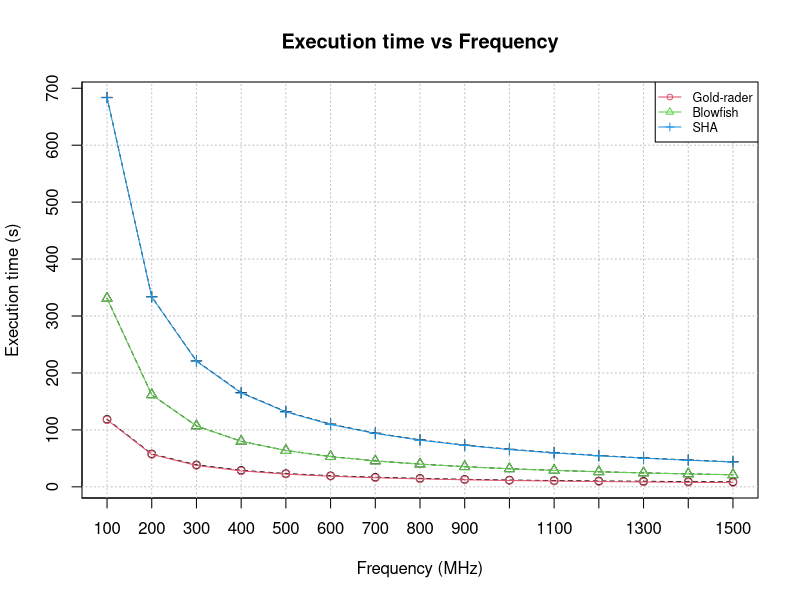
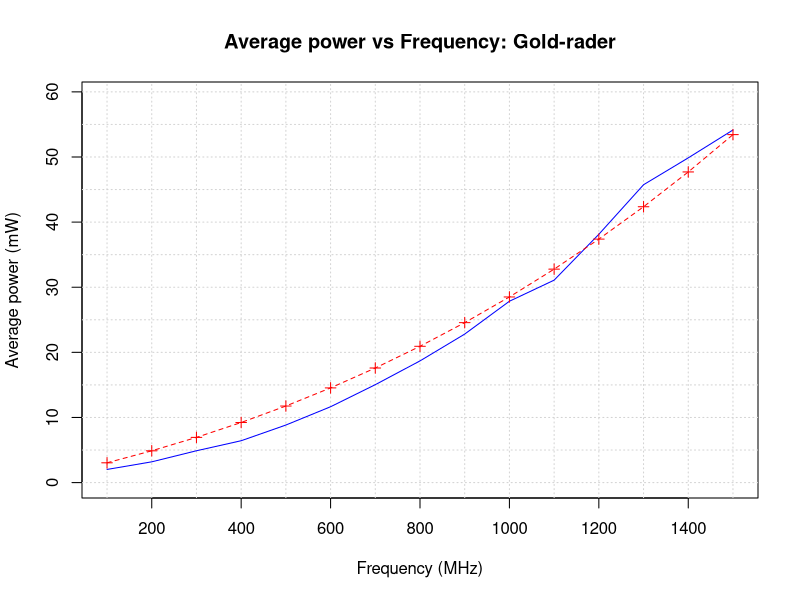
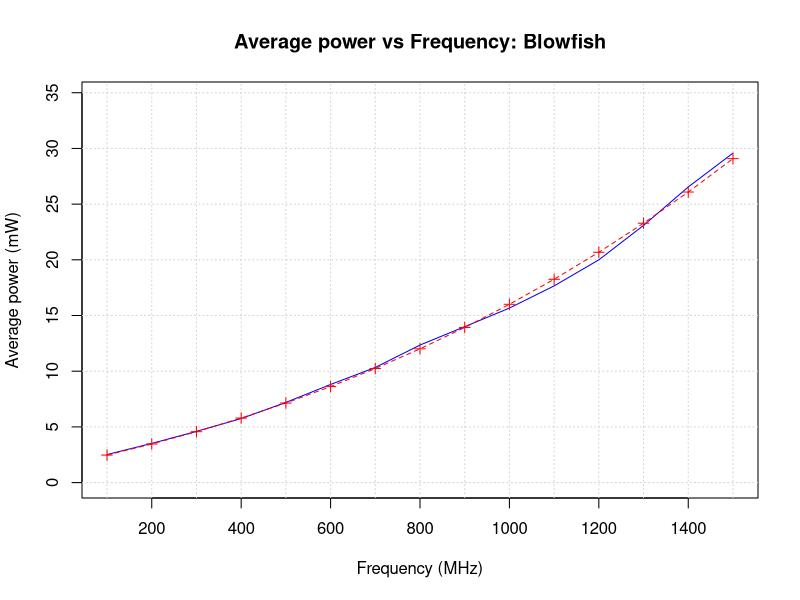
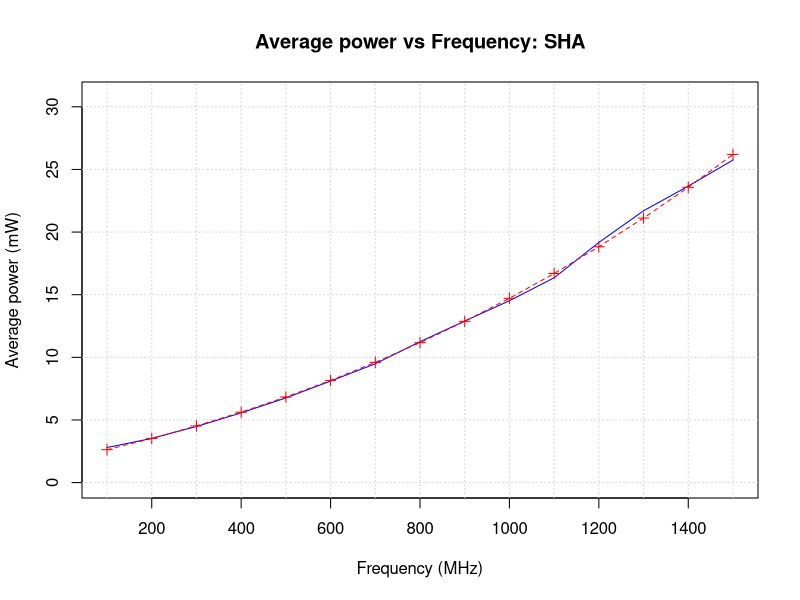
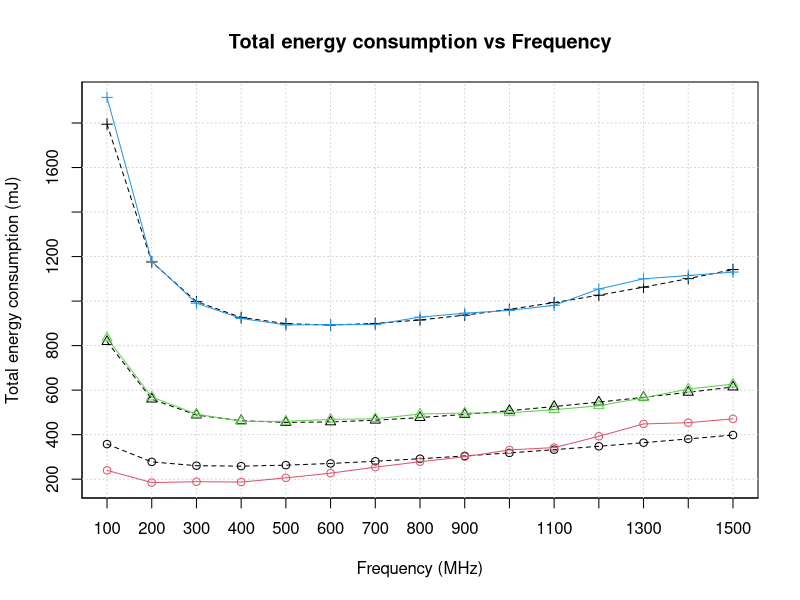

These figures' R source, in order:
#### Set working directory ####
#setwd("~/Documents/Telecom-Paristech/paper2/curvefitting/kamesh")

#### Initialize parameters ####
benchmarks = c("Gold-rader","Blowfish","SHA")
frequency_M = c(100,200,300,400,500,600,700,800,900,1000,1100,1200,1300,1400,1500)
Voltage = c(0.95,0.97,0.99,1.01,1.03,1.05,1.07,1.09,1.11,1.13,1.15,1.17,1.19,1.21,1.23)

# Read data from the file and assign coloumn names
benchmark_time <- read.table("data_time_kamesh.txt")
colnames(benchmark_time) <- c("Gold-rader","Blowfish","SHA")

my_benchmark_time <- benchmark_time
prediction_time <- benchmark_time

# Build a matrix for the constants and initilize them to '0'
# and assign row names and coloumn names to the matrix.
constant_parameters <- matrix(0,length(benchmarks),3)
colnames(constant_parameters) <- c("ccb","cck","beta")
rownames(constant_parameters) <- c("Gold-rader","Blowfish","SHA")

starting_values <- rbind(c(3.0,0.072,1.27),
                         c(10.0,0.072,1.27),
                         c(10.0,0.072,1.27))

x <- frequency_M
y <- benchmark_time

# Run the regression analysis (fitting) for each benchmark
for(size in 1:length(benchmarks)) {
  cat("Benchmark:",benchmarks[size],"\n")
  
  x_fit <- frequency_M/1e3
  # regression analysis
  regression <- nls(y[,size] ~ (constant1 * ((1 / (x_fit - constant2))  + constant3)),
                    control=list(maxiter = 1000),
                    start = list(constant1=starting_values[size,1],
                                 constant2=starting_values[size,2],
                                 constant3=starting_values[size,3]),
                    trace = T,
                    algorithm = "port",
                    lower = c(0,0,-100))
  
  constant_parameters[size,"ccb"] <- coef(regression)[1]
  constant_parameters[size,"cck"] <- coef(regression)[2]
  constant_parameters[size,"beta"] <- coef(regression)[3]
  
  prediction_time[,size] <- (constant_parameters[size,"ccb"] / (x_fit-constant_parameters[size,"cck"]) + constant_parameters[size,"beta"])
  
}

#### Plot the execution time vs frequency ####
plot(x=1,
     y=1,
     main=paste("Execution time vs Frequency"),
     xaxp  = c(0, 1500, 15),
     yaxp  = c(0, 800, 8),
     xlab= "Frequency (MHz)",
     ylab= "Execution time (s)",
     type="n",
     ylim=range(my_benchmark_time[,1:3],prediction_time[,1:3]),
     xlim=range(frequency_M))

abline(v=seq(0,max(x),100), h=seq(0,max(y),100), col="gray", lty="dotted")

legend("topright",
       #title=expression(paste("Benchmarks")),
       paste("",benchmarks,sep=""),
       col=(1:8)+1,
       lty=1,
       pch=1:8,
       ncol=1,
       bg="white",
       cex=0.75)

for (size in 1:length(benchmarks)) {
  lines(x=frequency_M,
        y=my_benchmark_time[,size],
        col="black",
        type="o",
        lty="dashed",
        pch=size)

  lines(x=frequency_M,
        y=prediction_time[,size],
        col=size+1,
        type="o",
        lty="solid",
        pch=size)
}

#### Print summary and constant parameter from the regression ####
print(summary(regression))
print(constant_parameters)


#### Fitting power over frequency ####

my_power_estimates <- read.table("av-power_vs_frequency.txt",sep="")
colnames(my_power_estimates) <- c("Gold-rader","Blowfish","SHA")

my_benchmark_power <- my_power_estimates

prediction_power <- my_power_estimates

par(mfrow=c(1,1))

#Matrix to hold the fitted parameters
my_parameters_power <- matrix(0,length(benchmarks),3)
colnames(my_parameters_power) <- c("Pstatic", "gamma", "naC")
rownames(my_parameters_power) <- c("Gold-rader","Blowfish","SHA")

for (size in 1:length(benchmarks)) {
  
  cat("Benchmark:",benchmarks[size],"\n")
  
  f <- frequency_M/1e3
  V <- Voltage
  P <- my_benchmark_power[,size]
  
  cat("\tplotting power vs frequency curves...\n")
  
  plot(x=frequency_M,
       y=P,
       col="red",
       main=paste("Average power vs Frequency:", benchmarks[size]),
       xlab="Frequency (MHz)",
       ylab="Average power (mW)",
       type="n",
       lty="dashed",
       xlim=range(frequency_M),
       ylim=c(0,max(my_benchmark_power[,size]+5))
  )
  
  abline(v=(seq(0,1600,100)), h=(seq(0,60,5)), col="lightgray", lty="dotted")
  
  # FITTING ~~~~~~~~~~~~~~~~~~~~~~~~~~~~~~~~~~~~~~~~
  
  cat("\tfitting default ...\n")
  
  regression_power <- nls(P ~ Pstatic + (1+V*gamma)*naC*f*V^2,
                          control=list(maxiter = 1000,
                                       #minFactor=1e-5,
                                       warnOnly=T),
                          start = list(Pstatic = 1.43,
                                       gamma = 12,
                                       naC   = 6),
                          trace = T,
                          algorithm = "port",
                          lower = c(1.4,0,2),
                          upper = c(3,20,20))
  
  my_parameters_power[size, "Pstatic"] <- Pstatic <- coef(regression_power)[1]
  my_parameters_power[size, "gamma"]   <- gamma   <- coef(regression_power)[2]
  my_parameters_power[size, "naC"]     <- naC     <- coef(regression_power)[3]
  
  print(summary(regression_power))
  print(my_parameters_power)
  
  Vfit <- Voltage
  P <- my_benchmark_power[,size]
  
  lines(x=frequency_M,
        y=P,
        col="blue",
        type="l")
  
  lines(x=frequency_M,
        y=(Pstatic+(1+Vfit*gamma)*naC*f*Vfit^2),
        col="red",
        type="o",
        pch=3,
        lty="dashed")
  
  prediction_power[,size] <- (Pstatic+(1+Vfit*gamma)*naC*f*Vfit^2)
  
}

#### Energy modeling and fitting ####

experimental_energy <- my_benchmark_power * my_benchmark_time

theoretical_energy <- prediction_power * prediction_time

#### Plotting of Energy vs Frequency curves ####
plot(x=1,
     y=1,
     main=paste("Total energy consumption vs Frequency"),
     xaxp  = c(0, 1600, 16),
     yaxp  = c(0, 2000, 10),
     xlab= "Frequency (MHz)",
     ylab= "Total energy consumption (mJ)",
     type="n",
     ylim=range(experimental_energy[,1:3],theoretical_energy[,1:3]),
     xlim=range(frequency_M))

abline(v=(seq(0,1600,100)), h=(seq(0,2000,200)), col="lightgray", lty="dotted")

for (size in 1:length(benchmarks)) {
  lines(x=frequency_M,
        y=theoretical_energy[,size],
        col="black",
        type="o",
        lty="dashed",
        pch=size)
  
  lines(x=frequency_M,
        y=experimental_energy[,size],
        col=size+1,
        type="o",
        lty="solid",
        pch=size)
}

